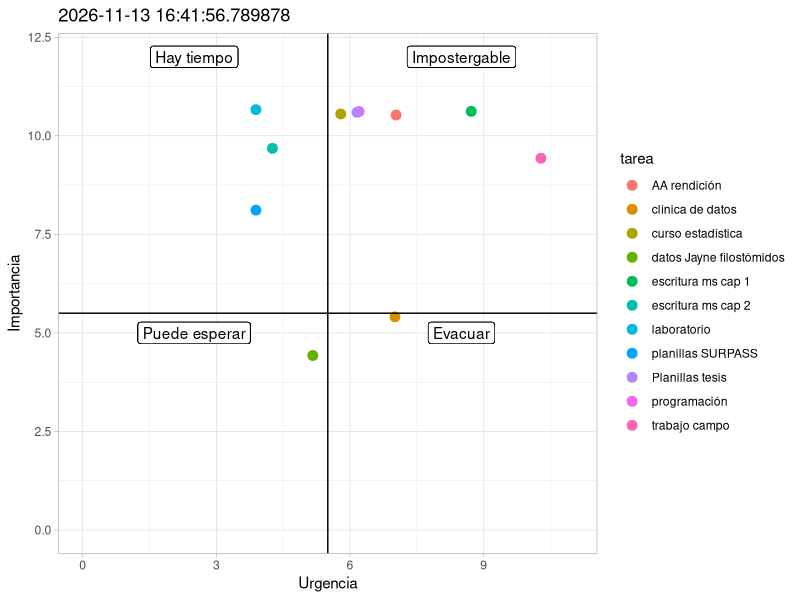

Write the R code that produced this figure.
## ---- chunk 1
knitr::opts_chunk$set(echo = F, warning = F, message = F)
## ---- chunk 2

library(tibble)

# Escala de importancia va de 0 - 10

tareas <- tribble(
     ~ tarea, ~ importancia, ~ urgencia,
     "escritura ms cap 1", 10, 9,
     "trabajo campo", 10, 10,
     "planillas SURPASS", 8, 4,
     "clínica de datos", 6, 7,
     "curso estadística", 10, 6,
     "programación", 10, 6,
     "datos Jayne filostómidos", 4, 5,
     "laboratorio", 10, 4,
     "AA rendición", 10, 7,
     "escritura ms cap 2", 10, 4,
     "Planillas tesis", 10, 6
)

library(ggplot2)


ggplot(tareas, aes(urgencia, importancia)) +
     geom_jitter(aes(color = tarea), size = 3) + 
        geom_vline(xintercept = mean(1:10)) +
        geom_hline(yintercept = mean(1:10)) +
        xlim(c(0, 11)) + ylim(c(0, 12)) + 
        geom_label(x = mean(0:5.5), y = 12, label = "Hay tiempo") +
        geom_label(x = mean(0:5.5), y = 5, label = "Puede esperar") +
        geom_label(x = mean(5.5:12), y = 12, label = "Impostergable") +
        geom_label(x = mean(5.5:12), y = 5, label = "Evacuar") + 
        theme_light() +
        labs(x = "Urgencia", y = "Importancia") +
        ggtitle(label = paste(Sys.time()))
        
